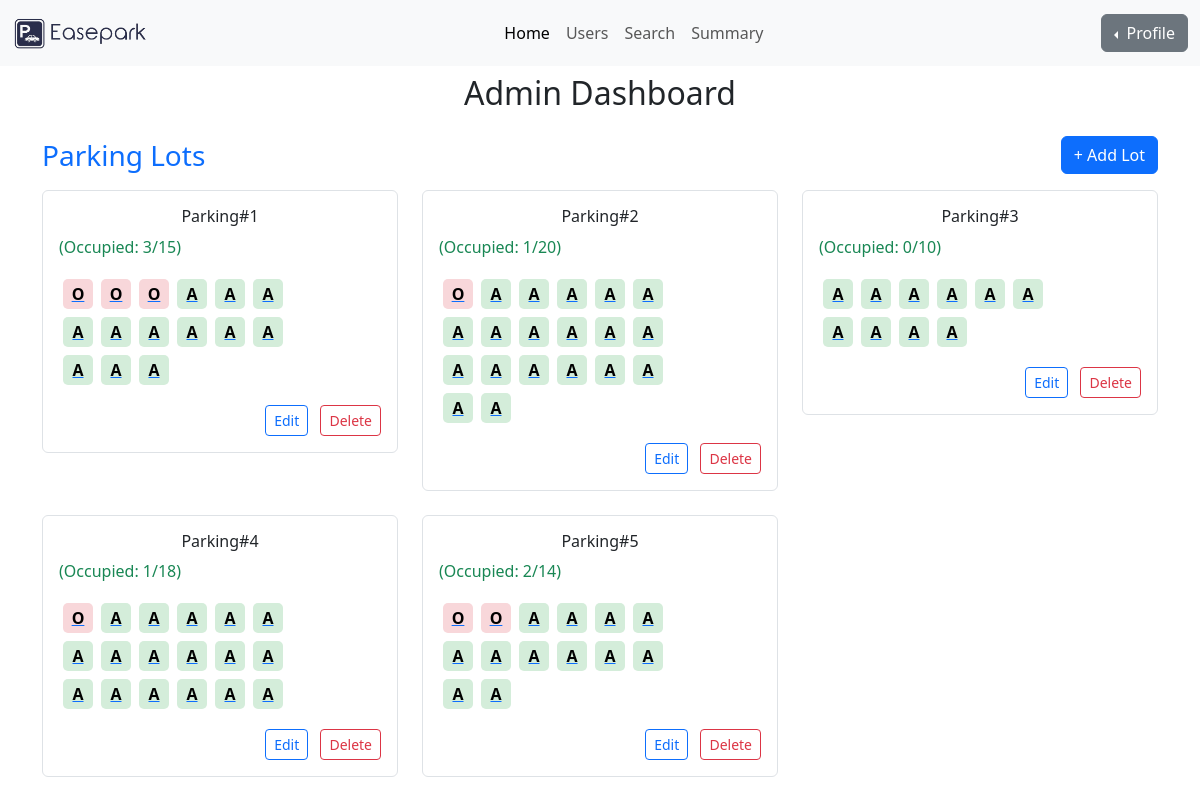
The page /dashboard/admin (signed in) on the database as committed earlier.
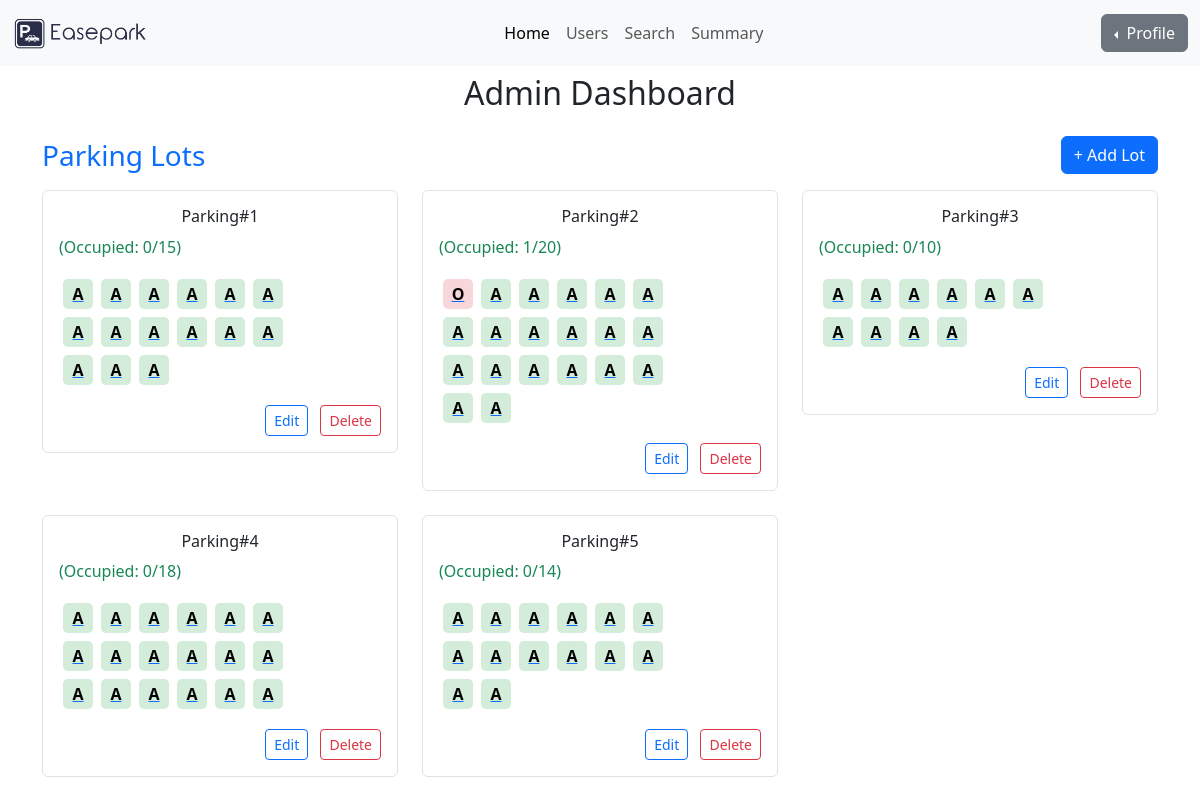
The same page on the database as committed later.
### models/user_model.py (models this page shows)
class ParkingLot(UserMixin, db.Model):
    id = db.Column(db.Integer, primary_key=True)
    parking_name = db.Column(db.String(150), nullable=False)
    price = db.Column(db.Float, nullable=False)
    address = db.Column(db.String(255), nullable=False)
    pin_code = db.Column(db.String(10), nullable=False)
    max_spots = db.Column(db.Integer, nullable=False)
    spots = db.relationship('ParkingSpot', backref='lot',cascade="all, delete", lazy=True)

class ParkingSpot(UserMixin, db.Model):
    id = db.Column(db.Integer, primary_key=True)
    lot_id = db.Column(db.Integer, db.ForeignKey('parking_lot.id'), nullable=False)
    spot_number = db.Column(db.String(10), nullable=True) # spot number that can be given to human for finding the spot
    status = db.Column(db.String(1), default='A') # A can be considered as 'Available' at first.
    is_active = db.Column(db.Boolean, default=True) # this show wether the spot is accessible or disabled by the admin
    reservations = db.relationship('Reservation', backref='spot', lazy=True)

### controllers/admin_routes.py (the view)
@admin_blueprint.route('/admin')
@login_required
def dashboard():
    if current_user.role != 'admin':
        return "Unauthorised"
    else :
        lots= ParkingLot.query.all()
        return render_template('admin_dashboard.html',Parking_lots=lots)

### app.py (called while the page is built)
@login_manager.user_loader
def load_user(user_id):
    return db.session.get(Users, int(user_id))

### templates/admin_dashboard.html (shortened to what this page needs)
<!doctype html>
<html lang="en">
<head>
  <link href="https://cdn.jsdelivr.net/npm/bootstrap@5.3.6/dist/css/bootstrap.min.css" rel="stylesheet"
>
</head>
<body>
   <nav class="navbar navbar-expand-lg bg-body-tertiary" id="navbar">
    <div class="container-fluid">
      <a class="navbar-brand" href="{{ url_for('admin.dashboard') }}">
        <img src="{{ url_for('static', filename='images/logo.png') }}" alt="Easepark Logo"
          style="height: 40px; width: auto;">
      </a>
      <div class="collapse navbar-collapse" id="navbarSupportedContent">
        <ul class="navbar-nav mx-auto mb-2 mb-lg-0">
          <li class="nav-item">
            <a class="nav-link active" aria-current="page" href="{{ url_for('admin.dashboard') }}">Home</a>
          </li>
          <li class="nav-item">
            <a class="nav-link" href="{{ url_for('admin.view_users') }}">Users</a>
          </li>
          <li class="nav-item">
            <a class="nav-link" href="#">Search</a>
          </li>
          <li class="nav-item">
            <a class="nav-link" href="{{ url_for('admin.admin_summary') }}">Summary</a>
          </li>
        </ul>
        <div class="btn-group dropstart">
          <button type="button" class="btn btn-secondary dropdown-toggle" data-bs-toggle="dropdown"
            aria-expanded="false">
            Profile
          </button>
        </div>
      </div>
    </div>
  </nav>
  <h2 class="text-center mt-2">Admin Dashboard</h2>
  <div class="container mt-4">
    <div class="d-flex justify-content-between align-items-center mb-3">
      <h3 class="text-primary mb-0">Parking Lots</h3>
      <a href="{{ url_for('admin.add_lot') }}" class="btn btn-primary">+ Add Lot</a>
    </div>
    <div class="row ">
      {% for lot in Parking_lots%}
      <div class="col-md-4 mb-4">
        <div class="border rounded p-3">
          <h6 class="text-center">Parking#{{ loop.index }}</h6>
          <p class="mt-2 text-success">
            (Occupied: {{ lot.spots | selectattr('status', 'ne', 'A') | list | length }}/{{ lot.max_spots }})
          </p>
          <div class="d-flex flex-wrap spot-cont" style="max-width: 250px;">
            {% for spot in lot.spots %}
            <a href="{{url_for('admin.view_spot',spot_id=spot.id)}}">
              <div class="m-1 spot-box {% if spot.status == 'A' %}spot-available{% else %}spot-occupied{% endif %}">
                {{ spot.status }}
              </div>
            </a>
            {%endfor%}
          </div>
          <div class="mt-3 text-end">
            <a href="{{ url_for('admin.edit_lot', lot_id=lot.id) }}"
              class="btn btn-sm btn-outline-primary me-2">Edit</a>
            <a href="{{ url_for('admin.delete_lot', lot_id=lot.id) }}" class="btn btn-sm btn-outline-danger"
              onclick="return confirm('Are you sure you want to delete this parking lot? This will remove all its spots too.');">
              Delete
            </a>
          </div>
        </div>
      </div>
      {%endfor%}
    </div>
  </div>
</body>
</html>

### templates/admin_dashboard.html (style rules this page uses)
.spot-box { width: 30px; height: 30px; border-radius: 5px; font-weight: bold; text-align: center; line-height: 30px; color: #000; }
.spot-available { background-color: #d4edda; }
.spot-occupied { background-color: #f8d7da; }
.spot-cont { max-width: 250px; }

Rows that differ between the two databases and show on the page:
computed for ParkingLot (number 1 of 5 on the later page): spots|selectattr "3" → "0"
changed ParkingSpot (number 1 of 77 on the later page): status "O" → "A"
changed ParkingSpot (number 2 of 77 on the later page): status "O" → "A"
changed ParkingSpot (number 3 of 77 on the later page): status "O" → "A"
computed for ParkingLot (number 4 of 5 on the later page): spots|selectattr "1" → "0"
changed ParkingSpot (number 46 of 77 on the later page): status "O" → "A"
computed for ParkingLot (number 5 of 5 on the later page): spots|selectattr "2" → "0"
changed ParkingSpot (number 64 of 77 on the later page): status "O" → "A"
changed ParkingSpot (number 65 of 77 on the later page): status "O" → "A"
